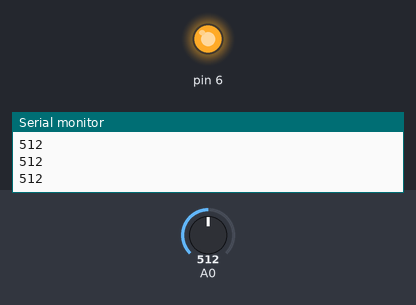
Bench run of a sketch on a simulated Arduino Uno, built with avr-gcc and run on an emulated ATmega328P. On the bench: output pins drawn as LEDs (lit = HIGH), the last lines printed to the serial monitor. The test bench sets the inputs (shaded band); at power-on: A0 = 512.

Above: at 1.2 s.
1.3 s: A0 set to 636
2.8 s: A0 set to 657
At 3.2 s:
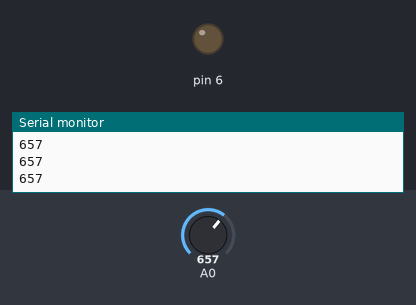
4.3 s: A0 set to 640
At 4.6 s:
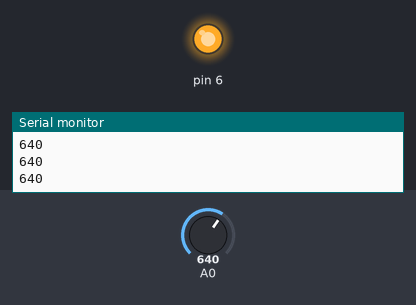
5.8 s: A0 set to 660
At 7.2 s:
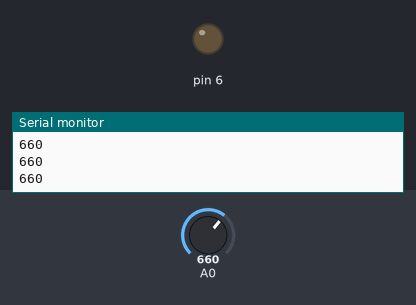
Timing chart, 0 to 8.3 s (numbered marks = the images above; inputs shaded):
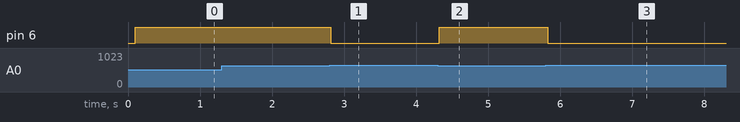

Measured:
- the behaviour switches between 649 and 650 on A0 (found by bisection; images 0 and 1)
- after the input at 2.8 s, pin 6: HIGH → LOW at once
- after the input at 4.3 s, pin 6: LOW → HIGH at once
- after the input at 5.8 s, pin 6: HIGH → LOW at once

The sketch:

light_sensor.ino
```cpp
// source : https://tutorial45.com/arduino-light-sensor-project/
// sensor : https://osoyoo.com/2017/05/05/light-sensor/
void setup()
{
    Serial.begin(9600);
    pinMode(A0, INPUT);
    pinMode(6, OUTPUT);
}

void loop()
{
    Serial.println(analogRead(A0));
    delay(100);
    if (analogRead(A0) < 650)
    {
        digitalWrite(6, HIGH);
    }
    else
    {
        digitalWrite(6, LOW);
    }
}
```
